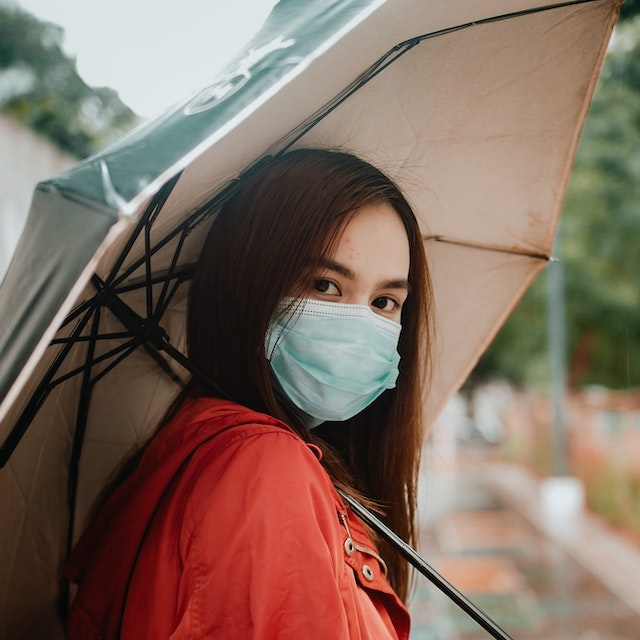
#> input picture examples/images/000001.jpg, 640 x 640 px; its folder holds 2 pictures in this run
$ python post_training_analysis.py
#> lines starting #> are read from the running program, lines starting #| are printed output that depends on the picture
### dvlabs/dataAnalysis/objectDetection/annotations.py
import os
import json
from xml.etree import ElementTree as ET
from xml.dom import minidom
from collections import defaultdict
from dvlabs.config import image_extensions, yolo_bb_format, lib_annotation_format
from dvlabs.utils import read_lines, read_yolo_annotation_txt, img_width_height_channels, \
    dict_from_json, normalize_annotations


class Annotations:
    def __init__(self):

        self.annotations = dict()
        self.class_names = []

        # Track images using set. Do not use one image multiple

    @staticmethod
    def next_id(img_path):
        return hash(img_path)

    def get_annotations(self):
        return self.annotations

    def get_class_names(self):
        return self.class_names

    def get_image_count(self):
        return len(self.annotations.keys())

    # [21 lines left out: functions get_object_count, write_class_names, not called in this run]

    def read_yolo(self, img_dir, annotations_dir, class_file):
        print('Passing YOLO data...')

        class_names = read_lines(class_file)

        for cls in class_names:
            if cls not in self.class_names:
                self.class_names.append(cls)

        path, dirs, files = next(os.walk(img_dir))

        for img_name in files:

            if os.path.splitext(img_name)[-1] in image_extensions.list:

                # Annotation filename corresponds to the image filename.
                anon_file = os.path.splitext(img_name)[0] + '.txt'

                img_path = os.path.join(path, img_name)
                try:
                    img_height, img_width, img_channels = img_width_height_channels(img_path)
                except Exception as e:
                    print(f"Dropping image: {img_path}.\n{e}")
                    continue

                read_objects = []

                annotation_file_path = os.path.join(annotations_dir, anon_file)

                try:
                    bboxes = read_yolo_annotation_txt(annotation_file_path)
                except Exception as e:
                    print(f'txt not found, creating empty object: {img_path}. \n{e}')
                    bboxes = []

                for bbox in bboxes:
                    dic = {
                            yolo_bb_format.CLASS: class_names[int(bbox[0])],
                            yolo_bb_format.CX: float(bbox[1]),
                            yolo_bb_format.CY: float(bbox[2]),
                            yolo_bb_format.W: float(bbox[3]),
                            yolo_bb_format.H: float(bbox[4])
                        }

                    if len(bbox) > 5:
                        dic[yolo_bb_format.CONF] = float(bbox[5])
                    read_objects.append(dic)

                self.annotations[self.next_id(img_path)] = {
                    lib_annotation_format.IMG_WIDTH: img_width,
                    lib_annotation_format.IMG_HEIGHT: img_height,
                    lib_annotation_format.IMG_DEPTH: img_channels,
                    lib_annotation_format.IMG_PATH: img_path,
                    lib_annotation_format.OBJECTS: read_objects
                }

        return

    # [293 lines left out: functions to_yolo, read_pascal, to_pascal, read_coco, to_coco, not called in this run]

    def __str__(self):
        return str(self.annotations)

### dvlabs/utils.py
import os
import math
import json
import colorsys
import random

import numpy as np
import cv2

from dvlabs.config import lib_annotation_format, yolo_bb_format


# [40 lines left out: functions denormalize_bbox, calc_iou, not called in this run]


def resize_and_pad(img, size, maintain_ratio, pad_color=114):

    h, w = img.shape[:2]
    sh, sw = size

    # interpolation method
    if h > sh or w > sw:  # shrinking image
        interp = cv2.INTER_AREA
    else:  # stretching image
        interp = cv2.INTER_CUBIC

    if maintain_ratio is True:
        # aspect ratio of image
        img_aspect = w / h  # if on Python 2, you might need to cast as a float: float(w)/h

        final_aspect = sw / sh

        # compute scaling and pad sizing
        if img_aspect > final_aspect:  # horizontal image
            new_w = sw
            new_h = np.round(new_w / img_aspect).astype(int)
            pad_vert = (sh-new_h)/2
            pad_top, pad_bot = abs(np.floor(pad_vert).astype(int)), abs(np.ceil(pad_vert).astype(int))
            pad_left, pad_right = 0, 0
        elif img_aspect < final_aspect:  # vertical image
            new_h = sh
            new_w = np.round(new_h * img_aspect).astype(int)
            pad_horz = (sw-new_w)/2
            pad_left, pad_right = abs(np.floor(pad_horz).astype(int)), abs(np.ceil(pad_horz).astype(int))
            pad_top, pad_bot = 0, 0
        else:  # square image
            new_h, new_w = sh, sw
            pad_left, pad_right, pad_top, pad_bot = 0, 0, 0, 0

        # set pad color
        if len(img.shape) is 3 and not isinstance(pad_color, (list, tuple, np.ndarray)):
            # color image but only one color provided
            pad_color = [pad_color] * 3

        # scale and pad
        scaled_img = cv2.resize(img, (new_w, new_h), interpolation=interp)
        scaled_img = cv2.copyMakeBorder(scaled_img, pad_top, pad_bot, pad_left, pad_right,
                                        borderType=cv2.BORDER_CONSTANT, value=pad_color)
    else:
        # scale
        scaled_img = cv2.resize(img, (sw, sh), interpolation=interp)
    return scaled_img


def get_batches(items, batch_size):

    init_idx = 0
    batches = []

    for x in range(math.ceil(len(items) / batch_size)):
        last_idx = init_idx + batch_size

        batch = items[init_idx:last_idx]

        batches.append(batch)

        init_idx = last_idx

    return batches


# [5 lines left out: function get_vid_writer, not called in this run]


def create_grid(imgs, grid_size, resize_shape, maintain_ratio):
    ver_imgs = []
    count = 0
    for y in range(int(grid_size[1])):
        row = []
        for x in range(int(grid_size[0])):
            try:
                img = imgs[count]
            except IndexError:
                img = np.full(shape=[100, 100, 3], fill_value=114, dtype=np.uint8)
            img = resize_and_pad(img, resize_shape, maintain_ratio)
            row.append(img)
            count += 1
        hor_imgs = np.hstack(row)
        ver_imgs.append(hor_imgs)

    grid = np.vstack(ver_imgs)

    return grid


# [33 lines left out: functions calc_precision_recall_f1, combine_img_annos, not called in this run]


def read_lines(file_path):
    with open(file_path) as file:
#> (reads examples/class.names from the repository)
        lines = [line.rstrip().lstrip() for line in file if len(line.rstrip().lstrip()) != 0]
    return lines


def read_yolo_annotation_txt(file_path):
    lines = read_lines(file_path)
    bboxes = []
    for line in lines:
        entries = line.split(' ')
        bboxes.append([entry for entry in entries if len(entry) != 0])
    return bboxes


def img_width_height_channels(img_path):
#> called with img_path = 'examples/images/000001.jpg'
    img = cv2.imread(img_path)
#> img is the input picture: shape (640, 640, 3); mean B, G, R 96.1, 108.1, 129.7
    height, width, *_ = img.shape
    img = img.reshape((height, width, -1))
    _, _, channels = img.shape
    return height, width, channels


# [24 lines left out: functions dict_from_json, normalize_annotations, get_font_scale_n_thickness, not called in this run]


def check_and_create_dir(dir_path):
    """Create directory if not present"""
    if not os.path.exists(dir_path):
        os.makedirs(dir_path)


# [17 lines left out: function get_max_iou_with_true_label, not called in this run]


def get_colors(num: int = 1) -> list:

    random.seed(0)
    hsv_tuples = [(x/num, random.uniform(0.4, 1.0), random.uniform(0.4, 1.0)) for x in range(num)]

    rgb_tuples = list(map(lambda x: colorsys.hsv_to_rgb(*x), hsv_tuples))
    rgb_tuples = list(map(lambda x: (x[0]*255, x[1]*255, x[2]*255), rgb_tuples))

    return rgb_tuples

### dvlabs/postTraining/objectDetection/analysis.py
import os

import cv2
import matplotlib.pyplot as plt
import numpy as np

from dvlabs.dataPreparation.objectDetection.convert_annotations import to_yolo
from dvlabs.postTraining.objectDetection import metrics
from dvlabs.config import lib_annotation_format, yolo_bb_format, label_positions
from dvlabs.inference.objectDetection.visualize import display_anno
from dvlabs.utils import (denormalize_bbox, get_batches, get_vid_writer, create_grid, combine_img_annos,
                          check_and_create_dir, get_max_iou_with_true_label, get_colors)


class Analyse:
    def __init__(self, gt_annos_obj, pred_dets_obj):

        assert gt_annos_obj.class_names == pred_dets_obj.class_names, \
            "Classes cannot be different in ground truth and detections."

        self.gt_annos_obj = gt_annos_obj
        self.pred_dets_obj = pred_dets_obj
        self.gt_annos = gt_annos_obj.annotations
        self.pred_dets = pred_dets_obj.annotations

        self.class_names = gt_annos_obj.class_names

        self.class_colors = get_colors(len(gt_annos_obj.class_names))

    def view(self, save_dir=None, grid_size=(1, 1), resolution=(1280, 720), view_mistakes=False,
             maintain_ratio=True, filter_classes=[], iou_thres=1, show_labels=True, show_conf=True):

#> called with grid_size = (1, 1), resolution = (1280, 720), view_mistakes = False, maintain_ratio = True, iou_thres = 1, show_labels = True, show_conf = True
        assert grid_size[0] >= 1 and grid_size[1] >= 1, "Grid dimensions cannot be less than 1."
        assert resolution[0] >= 1 and resolution[1] >= 1, "Resolution cannot be less than 1."
        assert (iou_thres >= 0) and (iou_thres <= 1), "IOU threshold must be between 0-1."
        for f_cls in filter_classes:
            assert f_cls in self.class_names, "Filter class name not present in dataset."

        resize_w, resize_h = round(resolution[0] / grid_size[0]), round(resolution[1] / grid_size[1])

        # Initialize video writer
        vid_writer = None
        if save_dir is not None:
            # Create directory if not present
            check_and_create_dir(save_dir)

            vid_name = "grid_output"

            if view_mistakes:
                vid_name = "mistakes"

            vid_writer = get_vid_writer(os.path.join(save_dir, vid_name), 1,
                                        (resize_w*grid_size[0], resize_h*grid_size[1]))

        # Filter annotations
        filtered_image_ids, filtered_gt_annos, filtered_pred_annos, combined_mistakes_anno \
            = self.filter_anno(filter_classes, iou_thres, view_mistakes)

        # Save mistakes annotations
        if view_mistakes and (save_dir is not None):
            self.save_mistakes_anno(combined_mistakes_anno, save_dir)

        # Split filtered annotations into batches based on grid size
        batch_size = grid_size[0] * grid_size[1]
        batches = get_batches(filtered_image_ids, batch_size)

        # Process batches
        batch_idx = 0
        while True:
            grid = self.process_grid_batch(batches[batch_idx], filtered_gt_annos, filtered_pred_annos, grid_size,
                                           (resize_h, resize_w), maintain_ratio, show_labels, show_conf)
#> the loop in create_grid, `for y in range(int(grid_size[1])):` made 1 pass
#> pass 1, in resize_and_pad, `scaled_img = cv2.copyMakeBorder(scaled_img, pad_top, pad_bot, pad_left..`:
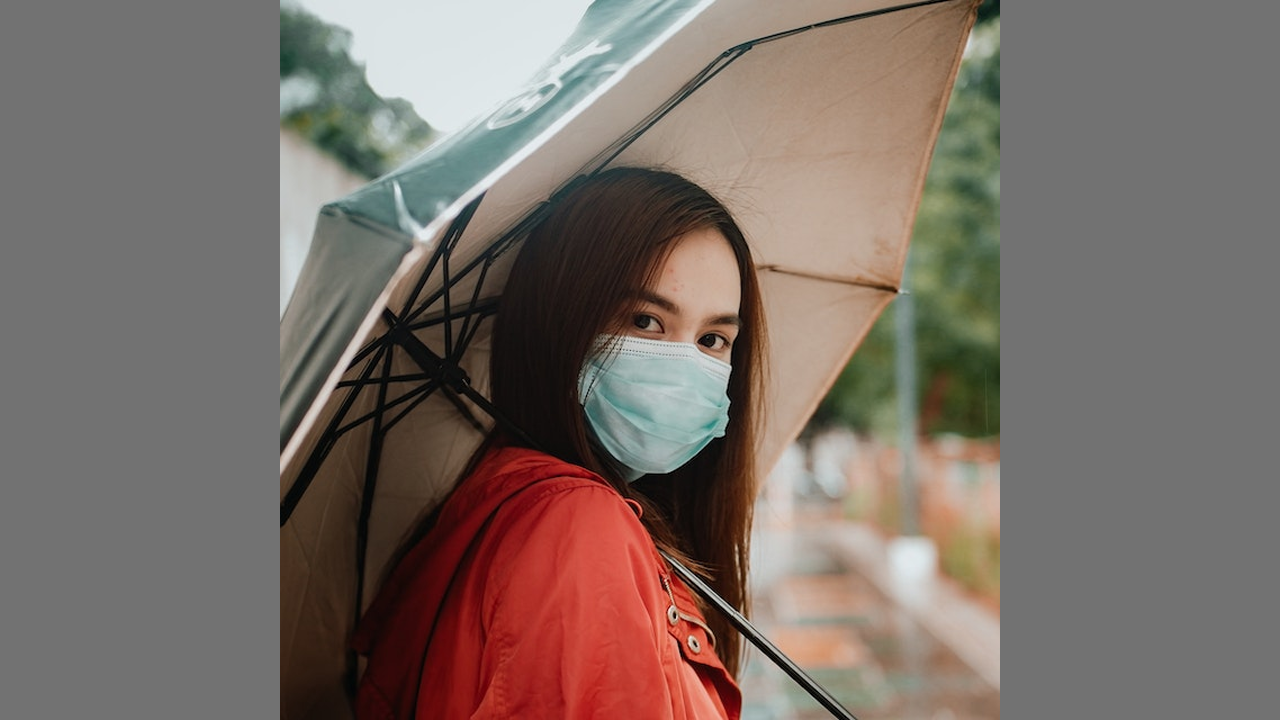
#> scaled_img: shape (720, 1280, 3); mean B, G, R 104, 110.7, 122.8
#> after the loop in create_grid, `for y in range(int(grid_size[1])):`: count = 1; ver_imgs = 1 item

            # Write grid frame to video or show in window
            if vid_writer is not None:
                vid_writer.write(grid)
                if batch_idx == (len(batches) - 1):  # If last frame
                    # Release video writer
                    vid_writer.release()
                    break
                batch_idx += 1
            else:
                cv2.imshow('grid', grid)
                key = cv2.waitKey(0)
#> (key q is pressed here)
                if key == 27 or key == ord('q'):  # Esc or 'Q' to exit the grid view
                    cv2.destroyWindow('grid')
                    break
                elif key == 97:  # 'A' for previous frame
                    if batch_idx > 0:
                        batch_idx -= 1
                elif key == 100:  # 'D' for next frame
                    if batch_idx < (len(batches)-1):
                        batch_idx += 1

    def filter_anno(self, filter_classes, iou_thres, view_mistakes):

        image_ids = list(self.gt_annos.keys())

        filtered_gt_annos = {}
        filtered_pred_annos = {}
        combined_mistakes_anno = {}
        filtered_image_ids = []

        for img_id in image_ids:
            filtered_gt = self.filter_img_anno(self.gt_annos[img_id], self.pred_dets[img_id], filter_classes,
                                               iou_thres)

            filtered_pred = self.filter_img_anno(self.pred_dets[img_id], self.gt_annos[img_id], filter_classes,
                                                 iou_thres)

            if view_mistakes and ((len(filtered_gt[lib_annotation_format.OBJECTS]) is 0) and
                                  (len(filtered_pred[lib_annotation_format.OBJECTS]) is 0)):
                pass
            else:
                filtered_gt_annos[img_id] = filtered_gt
                filtered_pred_annos[img_id] = filtered_pred
                filtered_image_ids.append(img_id)

                if view_mistakes:
                    # Combine mistakes annotations to one object
                    combined_mistakes_anno[img_id] = combine_img_annos(filtered_gt, filtered_pred)

        return filtered_image_ids, filtered_gt_annos, filtered_pred_annos, combined_mistakes_anno

    def filter_img_anno(self, annos_to_filter, annos_to_compare, filter_classes, iou_thres):

        filtered_annos = annos_to_filter.copy()
        filtered_pred_objs = []

        for idx, to_filter_obj in enumerate(annos_to_filter[lib_annotation_format.OBJECTS]):

            if (len(filter_classes) is 0) or ((len(filter_classes) is not 0) and
                                              (to_filter_obj[yolo_bb_format.CLASS] in filter_classes)):
                max_bbox_iou, _ = get_max_iou_with_true_label(to_filter_obj, annos_to_filter, annos_to_compare)

                if not max_bbox_iou > iou_thres:
                    filtered_pred_objs.append(to_filter_obj)

        filtered_annos[lib_annotation_format.OBJECTS] = filtered_pred_objs

        return filtered_annos

    # [5 lines left out: function save_mistakes_anno, not called in this run]

    def process_grid_batch(self, batch, filtered_gt_annos, filtered_pred_annos, grid_size, resize_dim, maintain_ratio,
                           show_labels, show_conf):
        batch_imgs = []
        for img_id in batch:
            # Read image
            img_path = self.gt_annos[img_id][lib_annotation_format.IMG_PATH]
            img = cv2.imread(img_path)

            # Get image annotations
            filtered_gt = filtered_gt_annos[img_id]
            filtered_pred = filtered_pred_annos[img_id]

            # Display annotations on image
            display_anno(img, filtered_gt, self.class_names, class_colors=self.class_colors, txt_color=(255, 255, 255),
                         lbl_pos=label_positions.BR, show_labels=show_labels, show_conf=show_conf)
            display_anno(img, filtered_pred, self.class_names, txt_color=(255, 255, 255),
                         class_colors=self.class_colors, lbl_pos=label_positions.TL, show_labels=show_labels,
                         show_conf=show_conf)

            # Add to current batch image
            batch_imgs.append(img)

        # create grid of current batch
        grid = create_grid(batch_imgs, grid_size, resize_dim, maintain_ratio)

        return grid

    def avg_iou_per_sample(self, save_dir=None):

#> called with save_dir = '..'
        if save_dir is not None:
            # Create directory if not present
            check_and_create_dir(save_dir)

        avg_IOUs = []

        image_ids = list(self.gt_annos.keys())

        for img_id in image_ids:
            img_gt_annos = self.gt_annos[img_id]
            img_pred_annos = self.pred_dets[img_id]

            sum_iou = 0
            samples = 0

            for idx, obj in enumerate(img_pred_annos[lib_annotation_format.OBJECTS]):
                iou, _ = get_max_iou_with_true_label(obj, img_pred_annos, img_gt_annos)
                sum_iou += iou
                samples += 1

            for idx, obj in enumerate(img_gt_annos[lib_annotation_format.OBJECTS]):
                iou, _ = get_max_iou_with_true_label(obj, img_gt_annos, img_pred_annos)
                if iou == 0:
                    samples += 1

            if samples == 0:
                avg_IOUs.append(None)
            else:
                avg_IOUs.append(sum_iou/samples)

        # Save mistakes annotations
        if save_dir is not None:
            with open(os.path.join(save_dir, "avg_iou_per_sample.txt"), 'w') as f:
                for img_id, avg_iou in zip(image_ids, avg_IOUs):
                    img_path = self.gt_annos[img_id][lib_annotation_format.IMG_PATH]
                    img_name = os.path.basename(img_path)
                    if avg_iou is not None:
                        f.write(f"{img_name} {round(avg_iou, 3)}\n")
                    else:
                        f.write(f"{img_name} {None}\n")

        plt.plot(range(0, len(image_ids)), avg_IOUs)
        plt.title('Average IOU per Sample')
        plt.xlabel('Samples')
        plt.ylabel('Average IOU')
        plt.show()
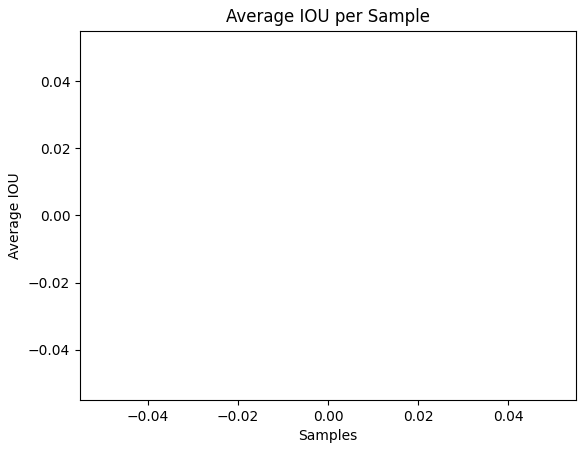
#> figure drawn by matplotlib, 1 panel

    def per_class_ap(self, iou_thres, save_dir=".", print_ap=False, plot_ap=True):

#> called with iou_thres = 0.9, save_dir = '..', print_ap = False, plot_ap = True
        if save_dir is not None:
            # Create directory if not present
            check_and_create_dir(save_dir)

        assert (iou_thres >= 0) and (iou_thres <= 1), "IOU threshold must be between 0-1."

        image_ids = list(self.gt_annos.keys())

        tp = []
        conf = []
        pred_cls = []
        target_cls = []

        for img_id in image_ids:

            img_gt_annos = self.gt_annos[img_id]
            img_pred_annos = self.pred_dets[img_id]

            for idx, obj in enumerate(img_pred_annos[lib_annotation_format.OBJECTS]):
                iou, target_lbl = get_max_iou_with_true_label(obj, img_pred_annos, img_gt_annos)

                if iou >= iou_thres:
                    tp.append([True])
                elif iou != 0:
                    tp.append([False])

                if iou != 0:
                    conf.append(obj[yolo_bb_format.CONF])
                    pred_cls.append(obj[yolo_bb_format.CLASS])

                    target_cls.append(target_lbl)

        tp = np.array(tp)
        conf = np.array(conf)
        pred_cls = np.array(pred_cls)
        target_cls = np.array(target_cls)

        tp, fp, p, r, f1, ap, unique_classes = metrics.ap_per_class(tp, conf, pred_cls, target_cls, plot=plot_ap,
                                                                    save_dir=save_dir, names=self.class_names,
                                                                    eps=1e-16, prefix="")

        if print_ap:
            print(f"tp:{tp}, fp:{fp}, p:{p}, r:{r}, f1:{f1}, ap:{ap}, unique_classes:{unique_classes}")

        return tp, fp, p, r, f1, ap, unique_classes

    # [43 lines left out: function confusion_matrix, not called in this run]

### dvlabs/inference/objectDetection/visualize.py
import cv2

from dvlabs.utils import get_font_scale_n_thickness, denormalize_bbox
from dvlabs.config import lib_annotation_format, yolo_bb_format, label_positions


# [156 lines left out: functions display, get_line_sizes, draw_bboxes, write_lines, get_offsets, not called in this run]


def display_anno(img, img_anon, class_names, bbox_color=(0, 0, 0), class_colors=None, txt_color=(0, 0, 0),
                 font=cv2.FONT_HERSHEY_SIMPLEX, lbl_pos=label_positions.TL, show_labels=True, show_conf=True):

    for obj in img_anon[lib_annotation_format.OBJECTS]:

        if class_colors is not None:
            class_color = class_colors[class_names.index(obj[yolo_bb_format.CLASS])]
        else:
            class_color = bbox_color

        bbox = denormalize_bbox(obj, img_anon[lib_annotation_format.IMG_WIDTH],
                                img_anon[lib_annotation_format.IMG_HEIGHT])

        _, bbox_thickness = get_font_scale_n_thickness((bbox[2]-bbox[0], bbox[3]-bbox[1]), scale_factor=1)
        cv2.rectangle(img, bbox[:2], bbox[2:4], class_color, bbox_thickness)

        if yolo_bb_format.CONF not in obj.keys():
            mark_points(img, bbox, bbox_thickness)

        if show_labels:

            if show_conf and yolo_bb_format.CONF in (obj.keys()):
                show_label(img, f"{obj[yolo_bb_format.CLASS]} {obj[yolo_bb_format.CONF]}", bbox, font, lbl_pos,
                           class_color, txt_color)
            else:
                show_label(img, f"{obj[yolo_bb_format.CLASS]}", bbox, font, lbl_pos, class_color, txt_color)


# [36 lines left out: functions show_label, get_lbl_coord, mark_points, not called in this run]

### dvlabs/postTraining/objectDetection/metrics.py
# YOLOv5 🚀 by Ultralytics, GPL-3.0 license
"""
Model validation metrics
"""

import math
import warnings
from pathlib import Path

import matplotlib.pyplot as plt
import numpy as np


# [12 lines left out: functions fitness, smooth, not called in this run]


def ap_per_class(tp, conf, pred_cls, target_cls, plot=False, save_dir='.', names=(), eps=1e-16, prefix=""):
    """ Compute the average precision, given the recall and precision curves.
    Source: https://github.com/rafaelpadilla/Object-Detection-Metrics.
    # Arguments
        tp:  True positives (nparray, nx1 or nx10).
        conf:  Objectness value from 0-1 (nparray).
        pred_cls:  Predicted object classes (nparray).
        target_cls:  True object classes (nparray).
        plot:  Plot precision-recall curve at mAP@0.5
        save_dir:  Plot save directory
    # Returns
        The average precision as computed in py-faster-rcnn.
    """
#> called with tp = array of shape (0,), conf = array of shape (0,), pred_cls = array of shape (0,), target_cls = array of shape (0,), plot = True, save_dir = '..', eps = 1e-16, prefix = ''

    # Sort by objectness
    i = np.argsort(-conf)
    tp, conf, pred_cls = tp[i], conf[i], pred_cls[i]

    # Find unique classes
    unique_classes, nt = np.unique(target_cls, return_counts=True)
    nc = unique_classes.shape[0]  # number of classes, number of detections

    # Create Precision-Recall curve and compute AP for each class
    px, py = np.linspace(0, 1, 1000), []  # for plotting
#> (the run stopped early here; a loop or call above may not have finished)
